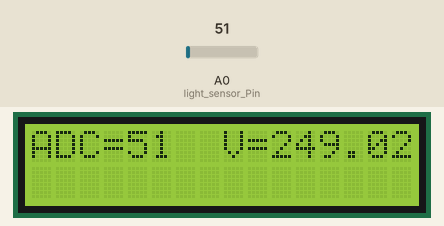
Simulated run of this sketch. Board: Arduino Uno, built with avr-gcc and run on an emulated ATmega328P. Shown: 16×2 character LCD. The inputs (shaded band) are chosen by the test bench; at power-on: A0 (light_sensor_Pin) = 51. What the sketch prints to the serial monitor is not drawn.

Above: at 2.2 s.
2.3 s: A0 (light_sensor_Pin) set to 61
At 4.2 s:
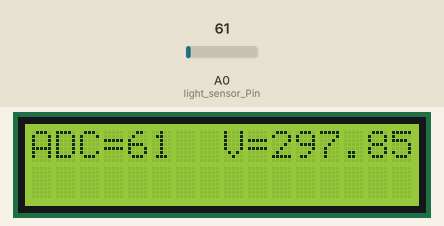
4.5 s: A0 (light_sensor_Pin) set to 71
At 6.2 s:
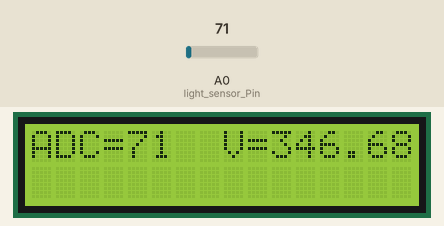
6.5 s: A0 (light_sensor_Pin) set to 86
At 8.3 s:
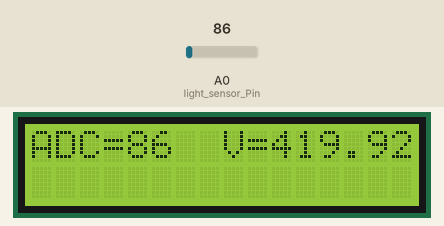
Timing chart, 0 to 9.8 s (numbered marks = the images above; inputs shaded):
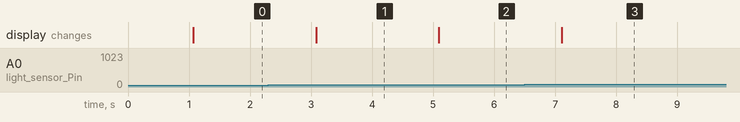

The sketch:

LDR_Light_Sensor_LCD_Serial.ino
```cpp
/*

    LDR_Light_Sensor_LCD_serial

  This program  will read from one ADC channel an analog value or voltage generated by a potential divider made by a 3.3 K resistor and a LDR.
  One end of 3.3K resistor is connected to 5V and other end to LDR (value 200 ohms to 200k ohms). LDr's other end is conneted to ground.
  When there is no or negligible light on LDR, the LDR resistance is very high and the voltage across LDR or at middle point will be closer to 5V.
  When there is large amount of light falling on LDR, LDR resistance is low and the voltage across LDR will be low, closer to zero V.

  The program display ADC count and absolute value of voltage on LCD and Serial Port both.    A delay of about 1 second is given between two
  readings so that data can be viewed easily on Serial.


 The circuit:
 * LCD RS pin to digital pin 13
 * LCD Enable pin to digital pin 12
 * LCD D4 pin to digital pin 5
 * LCD D5 pin to digital pin 4
 * LCD D6 pin to digital pin 3
 * LCD D7 pin to digital pin 2
 * Connect Arduino +5V and Ground pins to General Purpose Input / Output Board +5V and GND pins. Use red wire for +5v and black or green wire for GND.
 * Connect LM35 pin to analog input 0. Do not connect it to digital pin 0.

 Suggested improvement:
   1. Instead of reading one value every 1 second and using it, it may be better to read 10 values spread evenly over 0.1 seconds and taking an average
   of it and using the average. What do we gain from it.
   2. Can we extend the number of samples from 10 to 100 in a second?


   created by P. W Dandekar on 24th May 2010.
   modified on sept 28, 2015

 */

// include the library code:
#include <LiquidCrystal.h>

// initialize the library with the numbers of the interface pins
LiquidCrystal lcd(13, 12, 5, 4, 3, 2);

int ilight; // define variables for ADC count, actual voltage measured in mV
float flight;
int light_sensor_Pin = 0;

void setup() {
  // set up the LCD's number of rows and columns:
  lcd.begin(16, 2);
  // Print a message to the LCD.
  lcd.print("LightSensor LDR");// message squeezed in 16 char
  // initialize the serial communications:
  Serial.begin(9600);
  Serial.println("Light Sensor LDR voltage values......");//
  delay(1000);// delay of 1 second just for fun.

}// end of setup.

void loop() {
  // read the adc count in var i.
  ilight = analogRead(light_sensor_Pin);// note ilight is an int and may have a range of 0 to 1023.
  flight = 5000.0 * ilight / 1024.0;// voltage in millivolts converted. Decimal point promotes or converts int into float.

  lcd.clear();
  lcd.setCursor(0, 0);
  lcd.print("ADC=");//
  lcd.print(ilight);// show legend and value of ADC count read

  lcd.setCursor(8, 0);// position the cursor on column 8 in top row
  lcd.print("V=");//
  lcd.print(flight);// show legend and value of voltage read from temperature sensor

  // similarly format a message to be shown on serial monitor in PC

  Serial.print("Light sensor LDR ADC count = ");
  Serial.print(ilight);// send legend and value of ADC count read

  Serial.print("  Voltage read in mV =  ");
  Serial.println(flight);// send legend and value of voltage read from light sensor

// All the tasks done. Now waste 1 second before taking next reading.

  delay(1000);
}
```

Measured:
- after the input at 2.3 s, the display: changes after 0.78 s (image 1)
- after the input at 4.5 s, the display: changes after 0.59 s (image 2)
- after the input at 6.5 s, the display: changes after 0.61 s (image 3)
